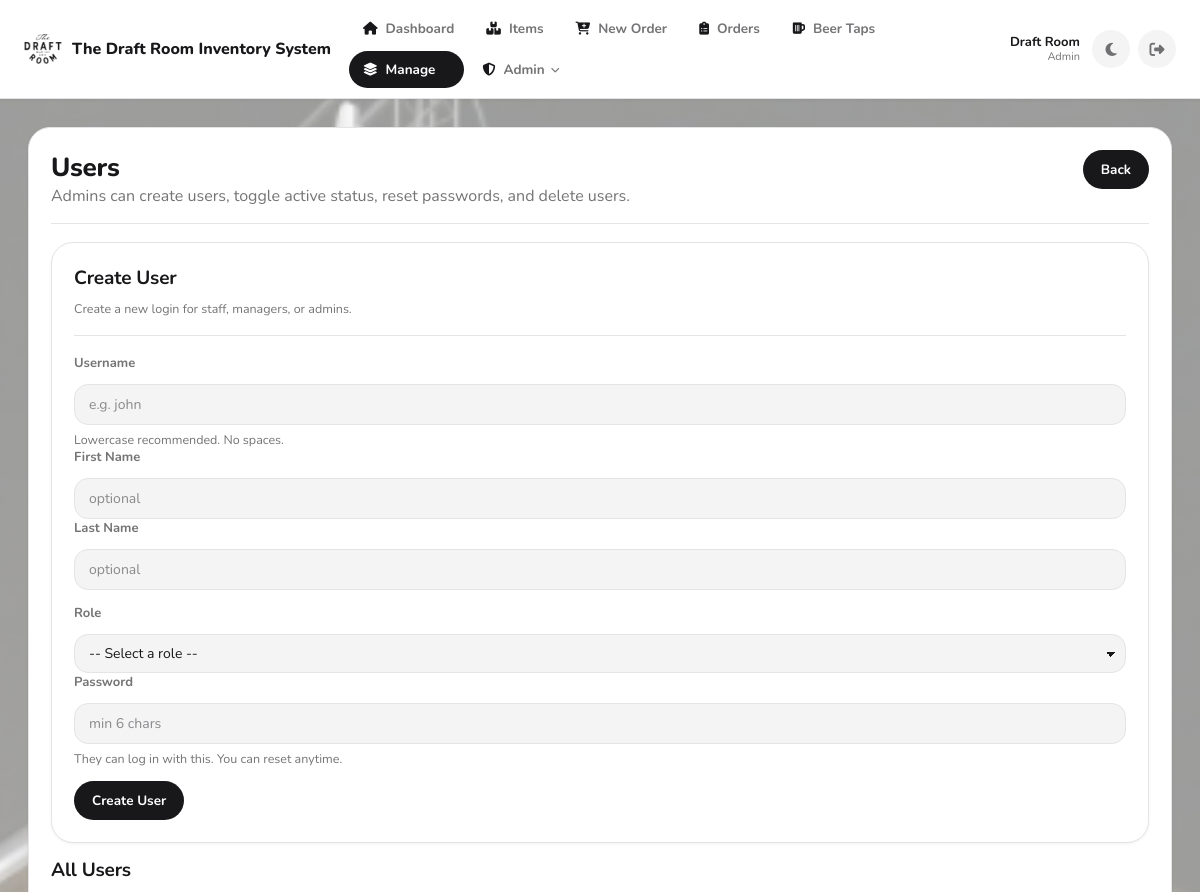
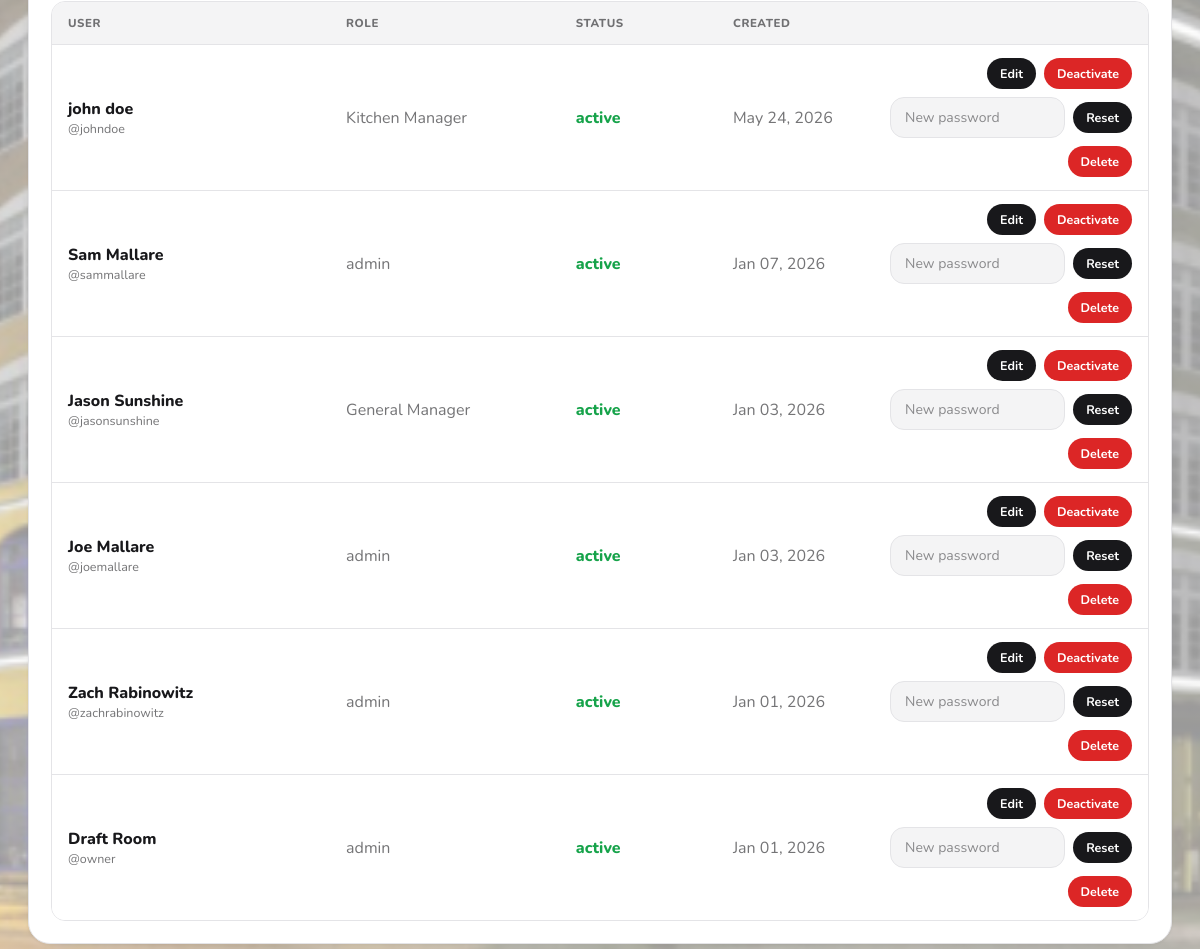
The app's page /users (signed in) with its own data (2 pictures, top to bottom).
### app.py (models this page shows, shortened)
class User(db.Model):
    __tablename__ = "users"
    id = db.Column(db.Integer, primary_key=True)
    username = db.Column(db.String(80), unique=True, nullable=False)
    first_name = db.Column(db.String(80), nullable=True)
    last_name = db.Column(db.String(80), nullable=True)
    password_hash = db.Column(db.String(255), nullable=False)
    role = db.Column(db.String(20), nullable=False, default="staff")  # Backward compatibility
    role_id = db.Column(db.Integer, db.ForeignKey('roles.id'), nullable=True)  # New: reference to Role
    is_active = db.Column(db.Boolean, nullable=False, default=True)
    created_at = db.Column(db.DateTime, nullable=False, default=utcnow)
    role_obj = db.relationship('Role', backref='users')
    def display_name(self) -> str:
        full = f"{(self.first_name or '').strip()} {(self.last_name or '').strip()}".strip()
        return full if full else self.username
    def get_role_name(self):
        if self.role_obj:
            return self.role_obj.name
        return self.role

class Role(db.Model):
    __tablename__ = "roles"
    id = db.Column(db.Integer, primary_key=True)
    name = db.Column(db.String(80), unique=True, nullable=False)
    is_admin = db.Column(db.Boolean, nullable=False, default=False)
    permissions = db.Column(db.JSON, nullable=False, default=dict)  # Store permissions as JSON
    created_at = db.Column(db.DateTime, nullable=False, default=utcnow)

### app.py (the view)
@app.get("/users")
def users_page():
    guard = require_admin()
    if guard:
        return guard
    users = User.query.order_by(User.created_at.desc(), User.id.desc()).all()
    roles = Role.query.order_by(Role.name).all()
    return render_template("users.html", users=users, roles=roles)

### app.py (called while the page is built)
@app.after_request
def add_security_headers_response(response):
    response.headers["X-Frame-Options"] = "SAMEORIGIN"
    response.headers["X-XSS-Protection"] = "1; mode=block"
    response.headers["X-Content-Type-Options"] = "nosniff"
    response.headers["Content-Security-Policy"] = (
        "default-src 'self'; "
        "script-src 'self' 'unsafe-inline' https://cdnjs.cloudflare.com; "
        "style-src 'self' 'unsafe-inline' https://cdnjs.cloudflare.com; "
        "font-src 'self' https://cdnjs.cloudflare.com; "
        "img-src 'self' data:; "
        "connect-src 'self'; "
        "frame-ancestors 'self'"
    )
    response.headers["Referrer-Policy"] = "strict-origin-when-cross-origin"
    response.headers["Permissions-Policy"] = (
        "geolocation=(), "
        "microphone=(), "
        "camera=(), "
        "payment=()"
    )
    return response

def utcnow() -> datetime:
    return datetime.now(timezone.utc)

def current_user() -> Optional["User"]:
    uid = session.get("user_id")
    if not uid:
        return None
    try:
        return User.query.get(int(uid))
    except Exception:
        return None

def current_user_role() -> str:
    if session.get("break_glass_admin") is True:
        return "admin"
    u = current_user()
    if not u:
        return ""
    return (u.role or "").lower()

def is_logged_in() -> bool:
    return (session.get("break_glass_admin") is True) or (session.get("user_id") is not None)

def can_manage_users() -> bool:
    u = current_user()
    if not u:
        return False
    if session.get("break_glass_admin") is True:
        return True
    if u.role_id:
        role = Role.query.get(u.role_id)
        if role and role.is_admin:
            return True
    if u.role == "admin":
        return True
    return False

def can_edit_inventory() -> bool:
    if session.get("break_glass_admin") is True:
        return True
    u = current_user()
    if not u:
        return False
    if u.role_id:
        role = Role.query.get(u.role_id)
        if role and role.has_permission("can_edit_items"):
            return True
    if u.role == "admin":
        return True
    return False

def require_admin():
    if not is_logged_in():
        return redirect("/login")
    if session.get("break_glass_admin") is True:
        return None
    if not can_manage_users():
        flash("Admin required.", "error")
        return redirect("/")
    return None

### templates/users.html (shortened to what this page needs)
{% extends "base.html" %}
{% block content %}
<section class="card">
  <div class="cardhead">
    <div>
      <h1>Users</h1>
      <span class="muted">Admins can create users, toggle active status, reset passwords, and delete users.</span>
    </div>
    <div class="actions">
      <a class="btn" href="/">Back</a>
    </div>
  </div>
  <div class="card" style="margin-bottom:14px;">
    <div class="cardhead" style="align-items:flex-start;">
      <div>
        <h2 style="margin:0 0 6px 0;">Create User</h2>
        <span class="muted smalltxt">Create a new login for staff, managers, or admins.</span>
      </div>
    </div>
    <form class="form" method="POST" action="/users/create" autocomplete="off">
      <div class="grid3 mobile-grid1">
        <div class="field">
          <label>Username</label>
          <input class="input" name="username" placeholder="e.g. john" required autocapitalize="none" autocomplete="off">
          <div class="muted smalltxt">Lowercase recommended. No spaces.</div>
        </div>
        <div class="field">
          <label>First Name</label>
          <input class="input" name="first_name" placeholder="optional" autocomplete="given-name">
        </div>
        <div class="field">
          <label>Last Name</label>
          <input class="input" name="last_name" placeholder="optional" autocomplete="family-name">
        </div>
      </div>
      <div class="grid2 mobile-grid1">
        <div class="field">
          <label>Role</label>
          <select class="input" name="role_id" required>
            <option value="">-- Select a role --</option>
          </select>
        </div>
        <div class="field">
          <label>Password</label>
          <input class="input" name="password" type="password" placeholder="min 6 chars" required autocomplete="new-password">
          <div class="muted smalltxt">They can log in with this. You can reset anytime.</div>
        </div>
      </div>
      <div class="actions mobile-actions">
        <button class="btn primary" type="submit">Create User</button>
      </div>
    </form>
  </div>
  <h2 style="margin-bottom:10px;">All Users</h2>
  {% if users and users|length > 0 %}
    <div class="table users-table">
      <div class="row head users-head">
        <div>User</div>
        <div>Role</div>
        <div>Status</div>
        <div>Created</div>
      </div>
      {% for u in users %}
        <div class="row users-row users-row-desktop">
          <div>
            <div class="strong">{{ u.display_name() }}</div>
            <div class="muted smalltxt">@{{ u.username }}</div>
          </div>
          <div class="muted">{{ u.get_role_name() }}</div>
          <div class="muted">
            {% if u.is_active %}
              <span class="strong text-status-active">active</span>
            {% else %}
              <span class="strong text-status-inactive">inactive</span>
            {% endif %}
          </div>
          <div class="muted">{{ u.created_at.strftime("%b %d, %Y") }}</div>
          <div class="row-actions users-actions">
            <a class="btn small" href="/users/{{ u.id }}/edit">Edit</a>
            <form method="POST" action="/users/{{ u.id }}/toggle_active" class="inline">
              {% if u.is_active %}
                <button class="btn small danger" type="submit"
                        onclick="return confirm('Deactivate this user?')">Deactivate</button>
              {% else %}
                <button class="btn small" type="submit"
                        onclick="return confirm('Reactivate this user?')">Reactivate</button>
              {% endif %}
            </form>
            <form method="POST" action="/users/{{ u.id }}/reset_password" class="inline users-reset"
                  onsubmit="return confirm('Reset password for {{ u.username }}?');">
              <input class="input users-reset-input" name="new_password" type="password" placeholder="New password" required autocomplete="new-password">
              <button class="btn small" type="submit">Reset</button>
            </form>
            <form method="POST" action="/users/{{ u.id }}/delete" class="inline">
              <button class="btn small danger" type="submit"
                      onclick="return confirm('Delete this user? This cannot be undone.');">Delete</button>
            </form>
          </div>
        </div>
      {% endfor %}
    </div>
  {% else %}
    <div class="empty">No users found.</div>
  {% endif %}
</section>
{% endblock %}

### templates/base.html (shortened to what this page needs)
<!DOCTYPE html>
<html lang="en">
<head>
  <link rel="stylesheet" href="/static/style.css?v={{ asset_v }}">
  <link rel="stylesheet" href="https://cdnjs.cloudflare.com/ajax/libs/font-awesome/6.4.0/css/all.min.css">
</head>
<body class="app-body">
  <header class="navbar">
    <div class="navbar-inner">
      <a href="/" class="navbar-brand">
        <img src="{{ url_for('static', filename='favicon-96x96.png') }}" alt="The Draft Room" class="navbar-logo">
        <span>The Draft Room Inventory System</span>
      </a>
      <nav class="navbar-nav">
        <a href="/" class="navlink2 {% if request.path == '/' %}active{% endif %}">
          <i class="fas fa-house"></i><span>Dashboard</span>
        </a>
        <a href="/items" class="navlink2 {% if request.path.startswith('/items') or request.path.startswith('/category') %}active{% endif %}">
          <i class="fas fa-boxes-stacked"></i><span>Items</span>
        </a>
        <a href="/order" class="navlink2 {% if request.path == '/order' %}active{% endif %}">
          <i class="fas fa-cart-plus"></i><span>New Order</span>
        </a>
        <a href="/orders" class="navlink2 {% if request.path.startswith('/orders') or (request.path.startswith('/order/') and request.path != '/order') %}active{% endif %}">
          <i class="fas fa-clipboard-list"></i><span>Orders</span>
        </a>
        <a href="/beers/dashboard" class="navlink2 {% if '/beers' in request.path %}active{% endif %}">
          <i class="fas fa-beer-mug-empty"></i><span>Beer Taps</span>
        </a>
        {% if can_edit_inventory %}
        <div class="navdd">
          <button type="button" class="navlink2 navdd-toggle {% if request.path.startswith('/suppliers') or request.path.startswith('/users') or request.path.startswith('/settings') %}active{% endif %}">
            <i class="fas fa-layer-group"></i><span>Manage</span><i class="fas fa-chevron-down navdd-caret"></i>
          </button>
        </div>
        {% endif %}
        {% if can_manage_users %}
        <div class="navdd">
          <button type="button" class="navlink2 navdd-toggle {% if request.path.startswith('/audit') or request.path.startswith('/admin/roles') %}active{% endif %}">
            <i class="fas fa-shield-halved"></i><span>Admin</span><i class="fas fa-chevron-down navdd-caret"></i>
          </button>
        </div>
        {% endif %}
      </nav>
      <div class="navbar-actions">
        {% if current_user %}
        <div class="navbar-user">
          <span class="navbar-user-name">
            {% if current_user.first_name or current_user.last_name %}
              {{ current_user.first_name }} {{ current_user.last_name }}
            {% else %}
              {{ current_user.username }}
            {% endif %}
          </span>
          <span class="navbar-user-role">{{ auth_role_name.title() if auth_role_name else 'User' }}</span>
        </div>
        {% endif %}
        <button class="theme-toggle" id="themeToggle" title="Toggle light/dark theme">
        </button>
        <a href="/logout" class="logout-btn" title="Logout">
          <i class="fas fa-sign-out-alt"></i>
        </a>
      </div>
    </div>
  </header>
  <main class="main-content">
    <div class="page-content">
      {% block content %}{% endblock %}
    </div>
  </main>
</body>
</html>

### templates/users.html (style rules this page uses)
.users-head, .users-row { grid-template-columns: 1.1fr .9fr .6fr .6fr 1fr; }
.users-reset-input { width:170px; }

### records on screen
User: first_name "Draft", last_name "Room", role "Admin", display_name "Draft Room", username "owner", get_role_name "admin", is_active "active", created_at "Jan 01, 2026"
User: display_name "john doe", username "johndoe", get_role_name "Kitchen Manager", is_active "active", created_at "May 24, 2026"
User: display_name "Sam Mallare", username "sammallare", get_role_name "admin", is_active "active", created_at "Jan 07, 2026"
User: display_name "Jason Sunshine", username "jasonsunshine", get_role_name "General Manager", is_active "active", created_at "Jan 03, 2026"
User: display_name "Joe Mallare", username "joemallare", get_role_name "admin", is_active "active", created_at "Jan 03, 2026"
User: display_name "Zach Rabinowitz", username "zachrabinowitz", get_role_name "admin", is_active "active", created_at "Jan 01, 2026"
